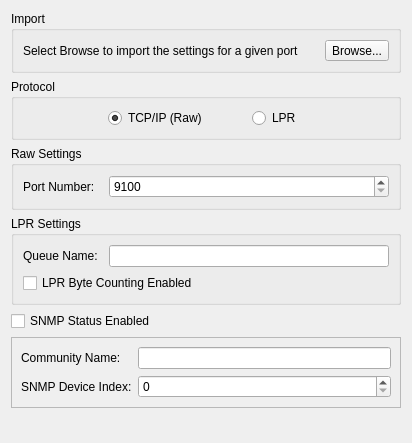
<?xml version="1.0" encoding="UTF-8"?>
<ui version="4.0">
 <class>TcpPortWidget</class>
 <widget class="QWidget" name="TcpPortWidget">
  <property name="geometry">
   <rect>
    <x>0</x>
    <y>0</y>
    <width>412</width>
    <height>443</height>
   </rect>
  </property>
  <property name="sizePolicy">
   <sizepolicy hsizetype="Preferred" vsizetype="Preferred">
    <horstretch>38</horstretch>
    <verstretch>44</verstretch>
   </sizepolicy>
  </property>
  <property name="windowTitle">
   <string>Form</string>
  </property>
  <layout class="QGridLayout" name="gridLayout_6">
   <item row="0" column="0" colspan="2">
    <widget class="QGroupBox" name="ImportGroupBox">
     <property name="title">
      <string>Import</string>
     </property>
     <layout class="QGridLayout" name="gridLayout">
      <item row="0" column="0">
       <widget class="QLabel" name="browseLabel">
        <property name="text">
         <string>Select Browse to import the settings for a given port</string>
        </property>
       </widget>
      </item>
      <item row="0" column="1">
       <widget class="QToolButton" name="browseToolButton">
        <property name="text">
         <string>Browse...</string>
        </property>
       </widget>
      </item>
     </layout>
    </widget>
   </item>
   <item row="1" column="0" colspan="2">
    <widget class="QGroupBox" name="protocolGroupBox">
     <property name="title">
      <string>Protocol</string>
     </property>
     <layout class="QGridLayout" name="gridLayout_2">
      <item row="0" column="1">
       <widget class="QRadioButton" name="tcpRadioButton">
        <property name="text">
         <string>TCP/IP (Raw)</string>
        </property>
        <property name="checked">
         <bool>true</bool>
        </property>
       </widget>
      </item>
      <item row="0" column="2">
       <widget class="QRadioButton" name="lprRadioButton">
        <property name="text">
         <string>LPR</string>
        </property>
       </widget>
      </item>
      <item row="0" column="0">
       <spacer name="horizontalSpacer">
        <property name="orientation">
         <enum>Qt::Horizontal</enum>
        </property>
        <property name="sizeType">
         <enum>QSizePolicy::Fixed</enum>
        </property>
        <property name="sizeHint" stdset="0">
         <size>
          <width>85</width>
          <height>20</height>
         </size>
        </property>
       </spacer>
      </item>
     </layout>
    </widget>
   </item>
   <item row="2" column="0" colspan="2">
    <widget class="QGroupBox" name="rawGroupBox">
     <property name="title">
      <string>Raw Settings</string>
     </property>
     <layout class="QGridLayout" name="gridLayout_3">
      <item row="0" column="0">
       <widget class="QLabel" name="portLabel">
        <property name="sizePolicy">
         <sizepolicy hsizetype="Fixed" vsizetype="Preferred">
          <horstretch>0</horstretch>
          <verstretch>0</verstretch>
         </sizepolicy>
        </property>
        <property name="minimumSize">
         <size>
          <width>80</width>
          <height>0</height>
         </size>
        </property>
        <property name="text">
         <string>Port Number:</string>
        </property>
        <property name="buddy">
         <cstring>portSpinBox</cstring>
        </property>
       </widget>
      </item>
      <item row="0" column="1">
       <widget class="QSpinBox" name="portSpinBox">
        <property name="readOnly">
         <bool>false</bool>
        </property>
        <property name="specialValueText">
         <string>9100</string>
        </property>
        <property name="accelerated">
         <bool>false</bool>
        </property>
        <property name="keyboardTracking">
         <bool>true</bool>
        </property>
        <property name="showGroupSeparator" stdset="0">
         <bool>false</bool>
        </property>
       </widget>
      </item>
     </layout>
    </widget>
   </item>
   <item row="3" column="0" colspan="2">
    <widget class="QGroupBox" name="lprGroupBox">
     <property name="title">
      <string>LPR Settings</string>
     </property>
     <layout class="QGridLayout" name="gridLayout_4">
      <item row="0" column="0">
       <widget class="QLabel" name="queueLabel">
        <property name="sizePolicy">
         <sizepolicy hsizetype="Fixed" vsizetype="Preferred">
          <horstretch>0</horstretch>
          <verstretch>0</verstretch>
         </sizepolicy>
        </property>
        <property name="minimumSize">
         <size>
          <width>80</width>
          <height>0</height>
         </size>
        </property>
        <property name="text">
         <string>Queue Name:</string>
        </property>
        <property name="buddy">
         <cstring>queueLineEdit</cstring>
        </property>
       </widget>
      </item>
      <item row="0" column="1">
       <widget class="QLineEdit" name="queueLineEdit">
        <property name="sizePolicy">
         <sizepolicy hsizetype="Expanding" vsizetype="Fixed">
          <horstretch>0</horstretch>
          <verstretch>26</verstretch>
         </sizepolicy>
        </property>
       </widget>
      </item>
      <item row="1" column="0" colspan="2">
       <widget class="QCheckBox" name="lprCheckBox">
        <property name="text">
         <string>LPR Byte Counting Enabled</string>
        </property>
       </widget>
      </item>
     </layout>
    </widget>
   </item>
   <item row="4" column="0">
    <widget class="QCheckBox" name="snmpCheckBox">
     <property name="text">
      <string>SNMP Status Enabled</string>
     </property>
    </widget>
   </item>
   <item row="5" column="0" colspan="2">
    <widget class="QFrame" name="frame">
     <property name="frameShape">
      <enum>QFrame::StyledPanel</enum>
     </property>
     <property name="frameShadow">
      <enum>QFrame::Raised</enum>
     </property>
     <layout class="QGridLayout" name="gridLayout_5">
      <item row="0" column="0">
       <widget class="QLabel" name="communityLabel">
        <property name="text">
         <string>Community Name:</string>
        </property>
        <property name="buddy">
         <cstring>communityineEdit</cstring>
        </property>
       </widget>
      </item>
      <item row="0" column="1">
       <widget class="QLineEdit" name="communityineEdit"/>
      </item>
      <item row="1" column="0">
       <widget class="QLabel" name="snmpLabel">
        <property name="text">
         <string>SNMP Device Index:</string>
        </property>
        <property name="buddy">
         <cstring>snmpSpinBox</cstring>
        </property>
       </widget>
      </item>
      <item row="1" column="1">
       <widget class="QSpinBox" name="snmpSpinBox"/>
      </item>
     </layout>
    </widget>
   </item>
   <item row="6" column="1">
    <spacer name="verticalSpacer">
     <property name="orientation">
      <enum>Qt::Vertical</enum>
     </property>
     <property name="sizeHint" stdset="0">
      <size>
       <width>20</width>
       <height>40</height>
      </size>
     </property>
    </spacer>
   </item>
  </layout>
 </widget>
 <tabstops>
  <tabstop>browseToolButton</tabstop>
  <tabstop>tcpRadioButton</tabstop>
  <tabstop>lprRadioButton</tabstop>
  <tabstop>portSpinBox</tabstop>
  <tabstop>queueLineEdit</tabstop>
  <tabstop>lprCheckBox</tabstop>
  <tabstop>snmpCheckBox</tabstop>
  <tabstop>communityineEdit</tabstop>
  <tabstop>snmpSpinBox</tabstop>
 </tabstops>
 <resources/>
 <connections>
  <connection>
   <sender>tcpRadioButton</sender>
   <signal>toggled(bool)</signal>
   <receiver>lprGroupBox</receiver>
   <slot>setDisabled(bool)</slot>
   <hints>
    <hint type="sourcelabel">
     <x>180</x>
     <y>126</y>
    </hint>
    <hint type="destinationlabel">
     <x>205</x>
     <y>273</y>
    </hint>
   </hints>
  </connection>
  <connection>
   <sender>lprRadioButton</sender>
   <signal>toggled(bool)</signal>
   <receiver>rawGroupBox</receiver>
   <slot>setDisabled(bool)</slot>
   <hints>
    <hint type="sourcelabel">
     <x>322</x>
     <y>126</y>
    </hint>
    <hint type="destinationlabel">
     <x>205</x>
     <y>190</y>
    </hint>
   </hints>
  </connection>
  <connection>
   <sender>snmpCheckBox</sender>
   <signal>toggled(bool)</signal>
   <receiver>frame</receiver>
   <slot>setEnabled(bool)</slot>
   <hints>
    <hint type="sourcelabel">
     <x>105</x>
     <y>333</y>
    </hint>
    <hint type="destinationlabel">
     <x>205</x>
     <y>389</y>
    </hint>
   </hints>
  </connection>
 </connections>
</ui>
